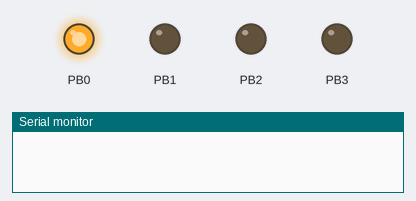
The program below on a simulated ATmega8, built with avr-gcc and emulated at 8 MHz. Shown: output pins drawn as LEDs (lit = HIGH), the last lines printed to the serial monitor.

Above: at 0.1 s.
At 0.6 s:
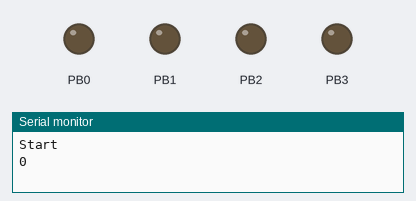
Timing chart, 0 to 2.1 s (numbered marks = the images above):
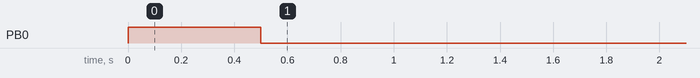

The program:

main.c
```c
//#define F_CPU 1000000UL         // Clock speed - besser aus Makefile mit -DFCPU=1000000

#include <avr/io.h>             /* defines für IO-Register/-pins */
#include <avr/pgmspace.h>
#include <util/delay.h>
#include <avr/interrupt.h>

#define BAUD 9600
#define UBRR ((F_CPU/(16UL*BAUD))-1)
/*
 * Delay in ms
 */
void delay_ms(unsigned short ms){
    for(ms /= 10; ms > 0; ms--)
        _delay_ms(10);
}


void USART_Init(unsigned long ubrr){

    UBRRH = (unsigned char) (ubrr >> 8);
    UBRRL = (unsigned char) ubrr&0xff;
// Aktivieren von receiver und transmitter
// RXEN Receive enable
// TXEN Transmit enable
// RXCIE Receive complete Interrupt enable
    UCSRB = (1<<RXEN) |(1<<TXEN);//|(1<<RXCIE);

/* Einstellen des Datenformats: 8 Datenbits, 1 Stoppbit, keine Paritätskontrolle */
    UCSRC = (1<<URSEL)|(1<<UCSZ1)|(1<<UCSZ0); // 8N1

// Flush Receive-Buffer (entfernen evtl. vorhandener ungültiger Werte)
    do
    {
       uint8_t dummy;
          (void) (dummy = UDR);
    }
    while (UCSRA & (1 << RXC));
    sei();
}

void USART_Transmit(unsigned char data){

    while(! (UCSRA & (1<<UDRE)));
    UDR = data;
}

void uputs(char *s){
    while(*s){
        USART_Transmit(*s++);
    }
}

int main(){
    USART_Init(UBRR);
        DDRB = 1 << PIN0 | 1 << PIN1 | 1 << PIN2 | 1 << PIN3;   // 1:out 0:in

            PORTB = 1 << PIN0;
            delay_ms(500);

            PORTB = 0;

            uputs("Start\n");
            char count = '0';
            while(1){
                USART_Transmit(count);
                USART_Transmit('\n');
                count = count >= '9' ? '0':count + 1;
                delay_ms(500);
            }

        ////return 0;
}
```

Measured:
- by itself, PB0: LOW → HIGH at 0.00 s, → LOW 0.50 s later
